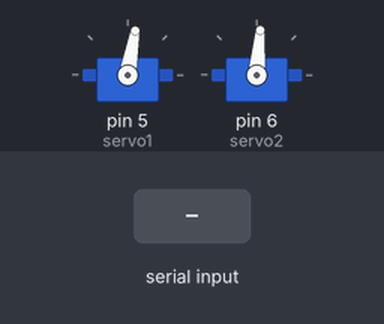
The sketch below on a simulated Arduino Uno, built with avr-gcc and run on an emulated ATmega328P. On the bench: 2 × servo. Inputs (shaded band) come from the test bench.

Above: at 1.3 s.
1.4 s: "90,45\n" received over Serial
At 3.37 s:
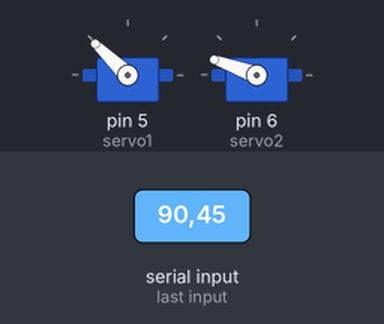
At 8.8 s:
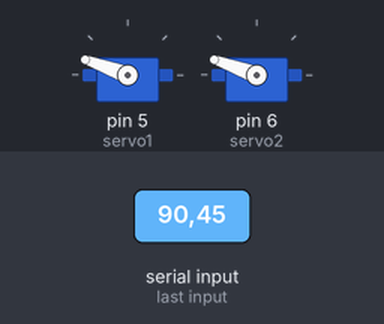
Timing chart, 0 to 10.3 s (numbered marks = the images above; inputs shaded):
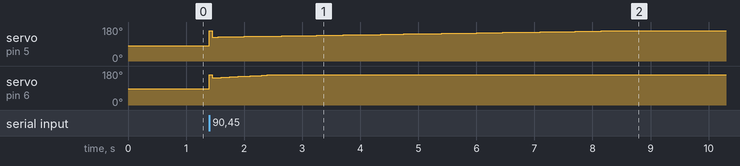

The sketch:

arduinoTest.ino
```cpp
#include <PID_v1.h>
#include <stdint.h>
#include <SPI.h>
#include <Wire.h>
#include <Servo.h>

int flag, flagZ;

float xVal, yVal;
int cCount = 0;
int flagC = 0;
int flagK = 0;
int fl = 0;

double l = 0.00;
unsigned int noTouchCount = 0; // viariable for noTouch
// PID values
double Setpoint, Input, Output;    // for X
double Setpoint1, Input1, Output1; // for Y
//
int Modulo;
long lastcas = 0;
// servos variables
Servo servo1; // X axis
Servo servo2; // Y axis

uint16_t homeX = 550; // raw data value for center of touchscreen
uint16_t homeY = 550; // raw data value for center of touchscreen

/////TIME SAMPLE
int Ts = 50;
unsigned long Stable = 0;
// PID const
float Kp = 0.3;
float Ki = 0.03;
float Kd = 0.13;

float Kp1 = 0.3;
float Ki1 = 0.08;
float Kd1 = 0.13;
long cas = 0;
// INIT PID
PID myPID(&Input, &Output, &Setpoint, Kp, Ki, Kd, DIRECT);
PID myPID1(&Input1, &Output1, &Setpoint1, Kp1, Ki1, Kd1, DIRECT);

void setup()
{
  //    servo1.attach(5);
  //    servo2.attach(6);
  //    Serial.begin(115200);
  //    pinMode(LED_BUILTIN, OUTPUT); //задаем режим работы на вывод данных для контакта 13, к которому подключен светодиод
  //    digitalWrite (LED_BUILTIN, LOW);
  Serial.println("Hi!, I am Arduino"); // передаем приветственное сообщение

  servo1.attach(5);
  servo2.attach(6);
  Output = 80;
  Output1 = 85;
  servo1.write(Output);
  servo2.write(Output1);

  Serial.begin(115200);

  Input = 240;
  Input1 = 255;
  // INIT SETPOINT
  Setpoint = 247;
  Setpoint1 = 238;
  //// Make plate flat
  servo1.attach(5);
  servo2.attach(6);
  Output = 80;
  Output1 = 85;
  servo1.write(Output);
  servo2.write(Output1);

  // Zapnutie PID
  myPID.SetMode(AUTOMATIC);
  myPID.SetOutputLimits(20, 160);
  myPID1.SetMode(AUTOMATIC);
  myPID1.SetOutputLimits(20, 160);
  // TIME SAMPLE
  myPID1.SetSampleTime(Ts);
  myPID.SetSampleTime(Ts);
  /////
  delay(100);
}

void myXy(char *s)
{
  int x, y;
  sscanf(s, "%d,%d", &x, &y);

  char t[40];
  sprintf(t, "x %d, y %d", x, y);
  //  Serial.println(t);

  while (Stable < 125) // REGULATION LOOP
  {
    if (true) // ball is on plate
    {
      noTouchCount = 0;
      Input = x;  // read and convert X coordinate
      Input1 = y; // read and convert Y coordinate

      if ((Input > Setpoint - 30 && Input < Setpoint + 30 && Input1 > Setpoint1 - 30 && Input1 < Setpoint1 + 30)) // if ball is close to setpoint
      {
        Stable = Stable + 1; // increment STABLE
      }
      myPID.Compute();  // action control X compute
      myPID1.Compute(); //   action control  Y compute
    }
    servo1.write(Output);  // control
    servo2.write(Output1); // control

    /*Serial.print(Output);
    Serial.print(",");
    Serial.print(Output1);
    Serial.println(";");

    Serial.print(Input);
    Serial.print(",");
    Serial.println(Input1);
    Serial.println("---");*/
  } ////END OF REGULATION LOOP///

  /// KONTROLA STABILITY////
  while (Stable == 125)                                                                                   // if is stable
  { // still measure actual postiion
    Input = x;                                                                                            // read X
    Input1 = y;                                                                                           // read Y
    if (Input < Setpoint - 2 || Input > Setpoint + 2 || Input1 > Setpoint1 + 2 || Input1 < Setpoint1 - 2) // if ball isnt close to setpoint
    {
      Stable = 0; // change STABLE state
    }

  } // end of STABLE LOOP
}

void loop()
{
  static char s[40];
  static int i = 0;

  if (Serial.available())
  {
    s[i] = Serial.read();
    if (s[0] > '4')
    {
      servo1.write(180);
      servo2.write(180);
      digitalWrite(LED_BUILTIN, HIGH);
    }
    else if (s[0] < '4')
    {
      digitalWrite(LED_BUILTIN, LOW);
      servo1.write(0);
      servo2.write(0);
    }
    if ('\n' == s[i++])
    {
      s[i - 1] = 0;
      i = 0;
      myXy(s);
    }
  }
}
```
